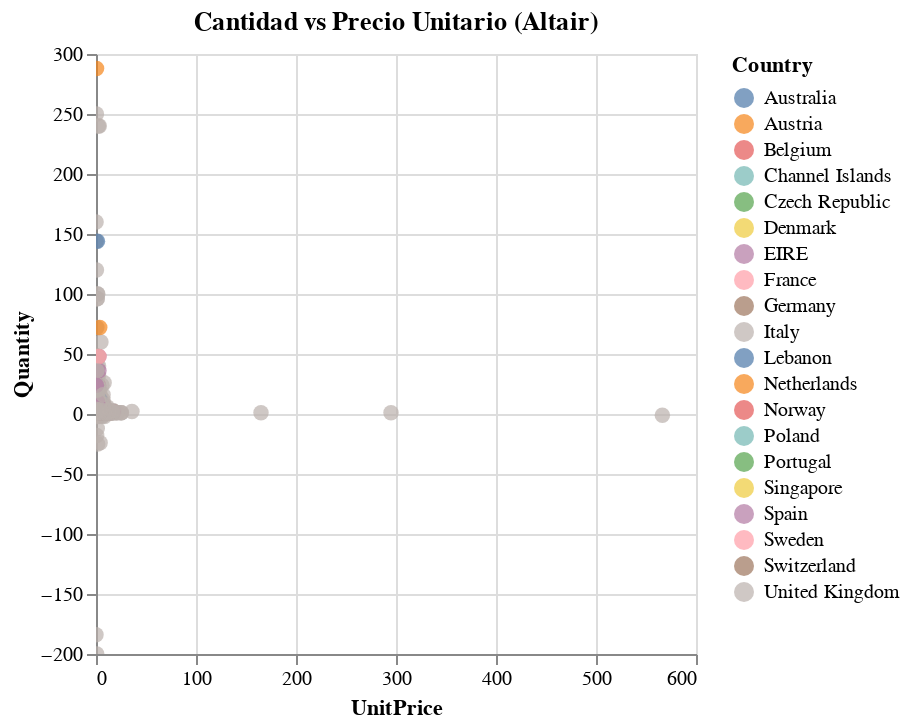

The cell this chart's notebook holds for it:
### Code cell
import pandas as pd

# -------------------------------
# BLOQUE 1: Ejemplo con Altair
# -------------------------------
try:
    import altair as alt
except Exception as e:
    print("Altair no está instalado o no se puede importar:", e)
    print("Instala con: pip install altair")
    alt = None

# Cargar el dataset
try:
    data = pd.read_excel(
        "https://archive.ics.uci.edu/ml/machine-learning-databases/00352/Online%20Retail.xlsx"
    )
except Exception:
    # Dataset de respaldo en caso de error de conexión
    import numpy as np
    data = pd.DataFrame({
        'UnitPrice': (np.abs(np.random.randn(500)) * 20 + 1).round(2),
        'Quantity': (np.random.poisson(3, 500) + 1),
        'Description': ['producto'] * 500,
        'Country': ['United Kingdom'] * 500
    })

# Crear un subconjunto de datos
try:
    display_df = data[['UnitPrice', 'Quantity', 'Description', 'Country']].dropna().sample(min(1000, len(data)))
except Exception:
    display_df = data.copy()

# Mostrar gráfico Altair si está disponible
if alt is not None:
    chart = alt.Chart(display_df).mark_circle(size=60).encode(
        x='UnitPrice',
        y='Quantity',
        tooltip=['Description', 'UnitPrice', 'Quantity'],
        color='Country'
    ).interactive().properties(title='Cantidad vs Precio Unitario (Altair)')
    chart.display()
else:
    print("Altair no está disponible en este entorno.")

# -------------------------------
# BLOQUE 2: Dashboard con Dash
# -------------------------------
try:
    import dash
    from dash import dcc, html, Input, Output
    import plotly.express as px
except Exception as e:
    print("Dash/Plotly no está instalado:", e)
    print("Instala con: pip install dash plotly")
    dash = None

if dash is not None:
    # Copiar y limpiar datos
    df = data.copy()
    df = df.dropna(subset=['Description', 'Country'])
    df = df[df['Quantity'] > 0]

    # Crear la app
    app = dash.Dash(__name__)
    countries = sorted(df['Country'].dropna().unique())

    # Layout de la aplicación
    app.layout = html.Div([
        html.H2('Dashboard de Ventas - Top 10 productos por país', style={'textAlign': 'center'}),
        html.Br(),

        html.Label('Selecciona un país:', style={'fontSize': 18}),
        dcc.Dropdown(
            id='country-dropdown',
            options=[{'label': c, 'value': c} for c in countries],
            value=countries[0],
            style={'width': '60%', 'margin': 'auto'}
        ),
        html.Br(),

        dcc.Graph(id='top-products')
    ])

    # Callback: actualiza el gráfico según el país
    @app.callback(
        Output('top-products', 'figure'),
        Input('country-dropdown', 'value')
    )
    def update_top_products(country):
        dff = df[df['Country'] == country]
        top = (dff.groupby('Description')['Quantity']
               .sum()
               .sort_values(ascending=False)
               .head(10)
               .reset_index())
        fig = px.bar(
            top,
            x='Quantity',
            y='Description',
            orientation='h',
            title=f'Top 10 productos más vendidos en {country}',
            labels={'Quantity': 'Cantidad Vendida', 'Description': 'Producto'}
        )
        fig.update_layout(yaxis={'categoryorder': 'total ascending'})
        return fig

    # Ejecutar servidor (Dash 3 usa app.run)
    if __name__ == '__main__':
        app.run(debug=True, port=8050)
else:
    print('Dash no está disponible: guarda este bloque como app_dash.py y ejecútalo en tu máquina local.')

### Figure 1 — Vega-Lite specification as saved in the notebook (floating-point values rounded to 4 significant figures; data arrays with more than 128 entries replaced by an {"elided": "..."} marker saying what was removed)
{"config": {"view": {"continuousWidth": 300, "continuousHeight": 300}}, "data": {"name": "data-5898903780bd9aea669ef2e4e7b94eac"}, "mark": {"type": "circle", "size": 60}, "encoding": {"color": {"field": "Country", "type": "nominal"}, "tooltip": [{"field": "Description", "type": "nominal"}, {"field": "UnitPrice", "type": "quantitative"}, {"field": "Quantity", "type": "quantitative"}], "x": {"field": "UnitPrice", "type": "quantitative"}, "y": {"field": "Quantity", "type": "quantitative"}}, "params": [{"name": "param_17", "select": {"type": "interval", "encodings": ["x", "y"]}, "bind": "scales"}], "title": "Cantidad vs Precio Unitario (Altair)", "$schema": "https://vega.github.io/schema/vega-lite/v5.20.1.json", "datasets": {"data-5898903780bd9aea669ef2e4e7b94eac": {"elided": "1000 records"}}}
